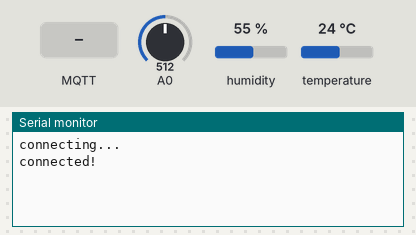
This sketch was run on a simulated Arduino Uno, built with avr-gcc and run on an emulated ATmega328P. On the bench: the last lines printed to the serial monitor. Inputs (shaded band) come from the test bench; at power-on: A0 = 512, humidity 55 %, temperature 24 °C. No MQTT or app messages arrive unless stated.

Above: at 1.2 s.
1.3 s: MQTT message "1" arrives on the first subscribed topic
At 2.9 s:
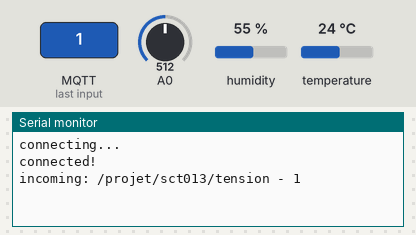
3.8 s: MQTT message "on" arrives on the first subscribed topic
At 4.8 s:
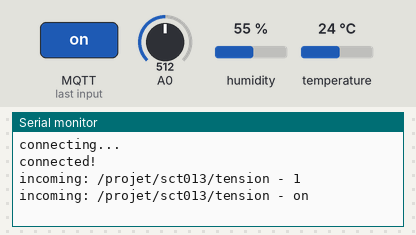
6.3 s: MQTT message "off" arrives on the first subscribed topic
At 8.8 s:
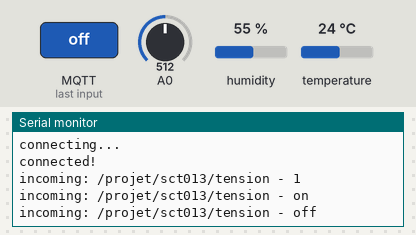
9.7 s: MQTT message "1" arrives on the second subscribed topic
At 10.7 s:
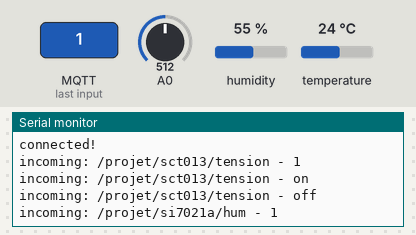
12.2 s: MQTT message "on" arrives on the second subscribed topic
At 12.7 s:
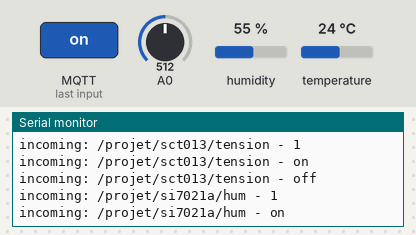
14.7 s: MQTT message "off" arrives on the second subscribed topic
At 17.9 s:
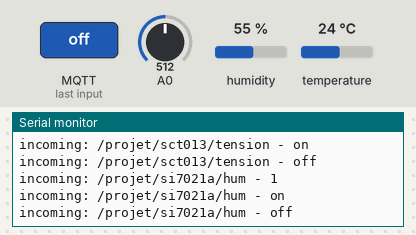

Measured:
- after the input at 1.3 s, the serial monitor: prints a new line after 0.84 s (image 1)
- after the input at 3.8 s, the serial monitor: prints a new line after 0.39 s (image 2)
- after the input at 6.3 s, the serial monitor: prints a new line after 2.0 s (image 3)
- after the input at 9.7 s, the serial monitor: prints a new line after 0.62 s (image 4)
- after the input at 12.2 s, the serial monitor: prints a new line after 0.17 s (image 5)
- after the input at 14.7 s, the serial monitor: prints a new line after 1.8 s (image 6)

The sketch:

arduino_final.ino
```cpp
// --- SI7021
#include <Adafruit_Si7021.h>
Adafruit_Si7021 sensor = Adafruit_Si7021();

// --- MQTT
#include <Ethernet.h>
#include <MQTT.h>

byte mac[] = {0xDE, 0xAD, 0xBE, 0xEF, 0xFE, 0xAD};
byte ip[] = {10, 206, 0, 148};  // <- change to match your network

EthernetClient net;
MQTTClient client;

void connect() {
  Serial.print("connecting...");
  while (!client.connect("arduino", "try", "try")) {
    Serial.print(".");
    delay(1000);
  }

  Serial.println("\nconnected!");

  client.subscribe("/projet/sct013/tension");
  client.subscribe("/projet/si7021a/hum");
  client.subscribe("/projet/si7021a/ctemp");
  client.subscribe("/projet/si7021a/ftemp");
  client.subscribe("/projet/si7021a/crosee");
  client.subscribe("/projet/si7021a/frosee");
  // client.unsubscribe("/hello");
}

void messageReceived(String &topic, String &payload) {
  Serial.println("incoming: " + topic + " - " + payload);
}

void setup()
{
  Serial.begin(115200);


  // --- SI7021
  if (!sensor.begin()) {
    while (true);
  }
  // --- MQTT
  Ethernet.begin(mac, ip);
  client.begin("10.206.0.145", net);
  client.onMessage(messageReceived);
  connect();
}


void loop()
{
  // --- SI7021
  float hum = sensor.readHumidity();
  float celsTemp = sensor.readTemperature();
  double celsGamma = log(hum / 100) + ((17.62 * celsTemp) / (243.5 + celsTemp));
  double celsRosee = 243.5 * celsGamma / (17.62 - celsGamma);

  float fahrTemp = celsTemp * 1.8 + 32;
  double fahrGamma = log(hum / 100) + ((17.62 * fahrTemp) / (243.5 + fahrTemp));
  double fahrRosee = 243.5 * fahrGamma / (17.62 - fahrGamma);

  // --- SCT013
  float tension = analogRead(A0);
  float tension2 = (tension * 5) / 1024;

  // --- CONVERSION DOUBLE VERS STRING
  char volt[10];
  char humid[10];
  char ctmp[10];
  char ftmp[10];
  char crse[10];
  char frse[10];

  dtostrf(tension2, 2, 3, volt);
  dtostrf(hum, 2, 3, humid);
  dtostrf(celsTemp, 2, 3, ctmp);
  dtostrf(fahrTemp, 2, 3, ftmp);
  dtostrf(celsRosee, 2, 3, crse);
  dtostrf(fahrRosee, 2, 3, frse);

  // --- Affichage des valeurs
  /* Serial.print("Tension : ");
     Serial.print(volt);
     Serial.print(" V");
     Serial.print("\n");
     Serial.print("Humidité : ");
     Serial.print(hum);
     Serial.print(" %");
     Serial.print("\n");
     Serial.print("Température °C : ");
     Serial.print(celsTemp);
     Serial.print(" °C");
     Serial.print("\n");
     Serial.print("Température °F: ");
     Serial.print(fahrTemp);
     Serial.print(" °F");
     Serial.print("\n");
     Serial.print("Point de rosée °C: ");
     Serial.print(celsRosee);
     Serial.print(" °C");
     Serial.print("\n");
     Serial.print("Point de rosée °F: ");
     Serial.print(fahrRosee);
     Serial.print(" °F");
     Serial.print("\n");
     Serial.print("-------------");
     Serial.print("\n");*/
  client.loop();

  if (!client.connected()) {
    connect();
  }
  client.publish("projet/si7021a/humidite", humid);

  client.publish("projet/sct013/tension", volt);

  client.publish("projet/si7021a/ctemp", ctmp);

  client.publish("projet/si7021a/ftemp", ftmp);

  client.publish("projet/si7021a/crosee", crse);

  client.publish("projet/si7021a/frosee", frse);

  delay(2000);


}
```
